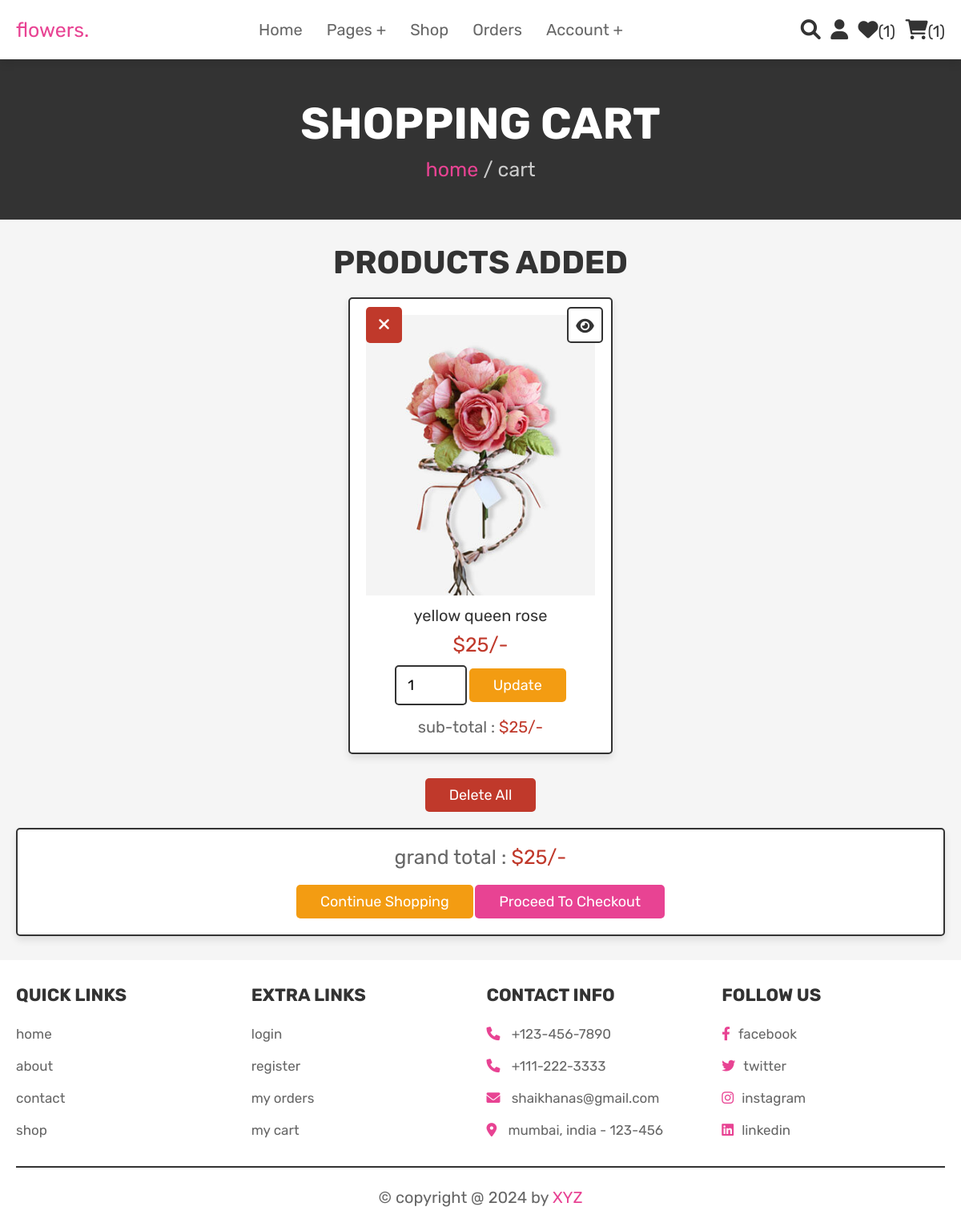
/cart.php (signed in), run on the app's committed database.
### tables this page shows
CREATE TABLE `cart` (
  `id` int(100) NOT NULL,
  `user_id` int(100) NOT NULL,
  `pid` int(100) NOT NULL,
  `name` varchar(100) NOT NULL,
  `price` int(100) NOT NULL,
  `quantity` int(100) NOT NULL,
  `image` varchar(100) NOT NULL
);

### cart.php (the view, shortened to what this page needs)
<?php
@include 'config.php';
$user_id = $_SESSION['user_id'];
?>
<!DOCTYPE html>
<html lang="en">
<head>
   <link rel="stylesheet" href="https://cdnjs.cloudflare.com/ajax/libs/font-awesome/6.0.0/css/all.min.css">
   <link rel="stylesheet" href="css/style.css">
</head>
<body>
<?php @include 'header.php'; ?>
<section class="heading">
    <h3>shopping cart</h3>
    <p> <a href="home.php">home</a> / cart </p>
</section>
<section class="shopping-cart">
    <h1 class="title">products added</h1>
    <div class="box-container">
    <?php
        $grand_total = 0;
        $select_cart = mysqli_query($conn, "SELECT * FROM `cart` WHERE user_id = '$user_id'") or die('query failed');
        if(mysqli_num_rows($select_cart) > 0){
            while($fetch_cart = mysqli_fetch_assoc($select_cart)){
    ?>
    <div  class="box">
        <a href="cart.php?delete=<?php echo $fetch_cart['id']; ?>" class="fas fa-times" onclick="return confirm('delete this from cart?');"></a>
        <a href="view_page.php?pid=<?php echo $fetch_cart['pid']; ?>" class="fas fa-eye"></a>
        <img src="uploaded_img/<?php echo $fetch_cart['image']; ?>" alt="" class="image">
        <div class="name"><?php echo $fetch_cart['name']; ?></div>
        <div class="price">$<?php echo $fetch_cart['price']; ?>/-</div>
        <form action="" method="post">
            <input type="number" min="1" value="<?php echo $fetch_cart['quantity']; ?>" name="cart_quantity" class="qty">
            <input type="submit" value="update" class="option-btn" name="update_quantity">
        </form>
        <div class="sub-total"> sub-total : <span>$<?php echo $sub_total = ($fetch_cart['price'] * $fetch_cart['quantity']); ?>/-</span> </div>
    </div>
    <?php
    $grand_total += $sub_total;
        }
    }else{
        echo '<p class="empty">your cart is empty</p>';
    }
    ?>
    </div>
    <div class="more-btn">
        <a href="cart.php?delete_all" class="delete-btn <?php echo ($grand_total > 1)?'':'disabled' ?>" onclick="return confirm('delete all from cart?');">delete all</a>
    </div>
    <div class="cart-total">
        <p>grand total : <span>$<?php echo $grand_total; ?>/-</span></p>
        <a href="shop.php" class="option-btn">continue shopping</a>
        <a href="checkout.php" class="btn  <?php echo ($grand_total > 1)?'':'disabled' ?>">proceed to checkout</a>
    </div>
</section>
<?php @include 'footer.php'; ?>
</body>
</html>

### css/style.css (style rules this page uses)
:root { --pink:#e84393; --red:#c0392b; --orange:#f39c12; --black:#333; --white:#fff; --light-color:#666; --light-white:#ccc; --light-bg:#f5f5f5; --border:.2rem solid var(--black); --box-shadow:0 .5rem 1rem rgba(0,0,0,.1); }
* { font-family: 'Rubik', sans-serif; margin:0; padding:0; box-sizing: border-box; outline: none; border:none; text-decoration: none; transition:all .2s linear; }
html { font-size: 62.5%; overflow-x: hidden; scroll-behavior: smooth; scroll-padding-top: 6.5rem; }
body { background: var(--light-bg); }
section { padding:3rem 2rem; }
.btn, .delete-btn, .option-btn { display: inline-block; border-radius: .5rem; margin-top: 1rem; font-size: 1.8rem; color:var(--white); cursor: pointer; padding:1rem 3rem; text-transform: capitalize; }
.btn { background-color: var(--pink); }
.delete-btn { background-color: var(--red); }
.option-btn { background-color: var(--orange); }
.more-btn { margin-top: 2rem; text-align: center; }
.heading { display: flex; flex-flow: column; align-items: center; justify-content: center; gap:1rem; background-color: var(--black); text-align: center; min-height: 25vh; }
.heading h3 { font-size: 5.5rem; color:var(--white); text-transform: uppercase; }
.heading p { font-size: 2.5rem; color:var(--light-white); }
.heading p a { color:var(--pink); }
.title { text-align: center; margin-bottom: 2rem; color:var(--black); text-transform: uppercase; font-size: 4rem; }
.shopping-cart .box-container { max-width: 1200px; margin:0 auto; display: grid; grid-template-columns: repeat(auto-fit, 33rem); gap:1.5rem; align-items: flex-start; justify-content: center; }
.shopping-cart .box-container .box { padding:2rem; text-align: center; background-color: var(--white); border:var(--border); box-shadow: var(--box-shadow); border-radius: .5rem; position: relative; }
.shopping-cart .box-container .box .image { height: 35rem; width: 100%; object-fit: cover; }
.shopping-cart .box-container .box .fa-eye, .shopping-cart .box-container .box .fa-times { position: absolute; top:1rem; height: 4.5rem; width: 4.5rem; line-height: 4.3rem; font-size: 2rem; border-radius: .5rem; }
.shopping-cart .box-container .box .fa-eye { right:1rem; border:var(--border); background-color: var(--white); color:var(--black); }
.shopping-cart .box-container .box .fa-times { background-color: var(--red); color:var(--white); }
.shopping-cart .box-container .box .name { font-size: 2rem; color:var(--black); margin:1rem 0; }
.shopping-cart .box-container .box .price { font-size: 2.5rem; color:var(--red); margin:.5rem 0; }
.shopping-cart .box-container .box .qty { width: 9rem; padding:1.2rem 1.4rem; border-radius: .5rem; border:var(--border); font-size: 1.8rem; }
.shopping-cart .box-container .box .sub-total { margin-top: 1.5rem; font-size: 2rem; color:var(--light-color); }
.shopping-cart .box-container .box .sub-total span { color:var(--red); }
.shopping-cart .cart-total { max-width: 1200px; margin:0 auto; padding:2rem; text-align: center; background-color: var(--white); border:var(--border); box-shadow: var(--box-shadow); border-radius: .5rem; margin-top: 2rem; }
.shopping-cart .cart-total p { font-size: 2.5rem; color:var(--light-color); margin-bottom: 1rem; }
.shopping-cart .cart-total p span { color:var(--red); }

### data on the page
cart: image (picture), name "yellow queen rose", price "25", cart_quantity "1"

### other printed values
$wishlist_num_rows "1"
$cart_num_rows "1"
$grand_total "25"
